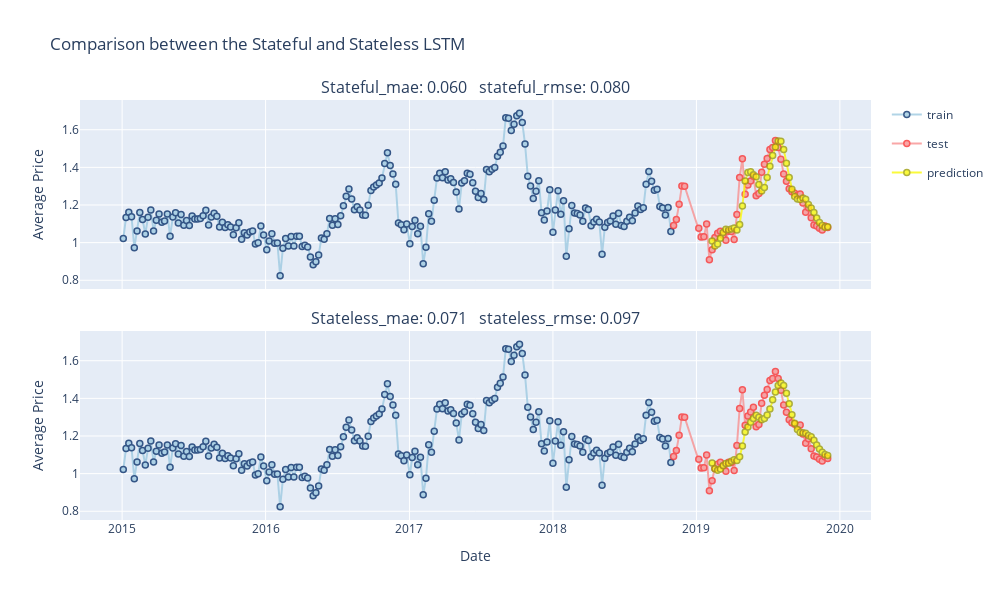

Here is the notebook cell this chart was saved with:
### Markdown cell above
#### Plot the comparison between the Stateful and Stateless LSTM with prediction from test

### Code cell
from plotly.subplots import make_subplots
import plotly.graph_objects as go

fig = make_subplots(rows=2, cols=1,shared_xaxes=True,vertical_spacing=0.1,subplot_titles=('Stateful_mae: {mae_value:.3f} \n stateful_rmse: {rmse_value:.3f}'.format(mae_value=stateful_from_test_data_mae,rmse_value=stateful_from_test_data_rmse), 
                                                   'Stateless_mae: {mae_value:.3f} \n stateless_rmse: {rmse_value:.3f}'.format(mae_value=stateless_results_from_test_data_df_mae,rmse_value=stateless_results_from_test_data_df_rmse)))







import plotly.graph_objects as go


fig.append_trace(go.Scatter(
    x=stateful_prediction_from_test_data_df.index,y=stateful_prediction_from_test_data_df['train'],
                   name='train',legendgroup='train',mode='lines+markers',marker=dict(
                                 color='rgb(158,202,225)',
                                 line=dict(
                                 color='rgb(8,48,107)',
                                 width=1.5)),
                                opacity=0.8), row=1, col=1)

fig.append_trace(go.Scatter(
    x=stateful_prediction_from_test_data_df.index,y=stateful_prediction_from_test_data_df['test'],
                   name='test',legendgroup='test',mode='lines+markers',marker=dict(
                                 color='rgb(248,146,146)',
                                 line=dict(
                                 color='rgb(249,52,52)',
                                 width=1.5)),
                                opacity=0.8), row=1, col=1)

fig.append_trace(go.Scatter(
    x=stateful_prediction_from_test_data_df.index,y=stateful_prediction_from_test_data_df['prediction'],
                   name='prediction',legendgroup='prediction',mode='lines+markers',marker=dict(
                                 color='rgb(249,249,11)',
                                 line=dict(
                                 color='rgb(158,158,14)',
                                 width=1.5)),
                                opacity=0.8,
                            hovertext=stateful_prediction_from_test_data_df.index), row=1, col=1)


fig.append_trace(go.Scatter(
    x=stateless_results_from_test_data_df.index,y=stateless_results_from_test_data_df['train'],
                   name='train',showlegend=False, mode='lines+markers',marker=dict(
                                 color='rgb(158,202,225)',
                                 line=dict(
                                 color='rgb(8,48,107)',
                                 width=1.5)),
                                opacity=0.8), row=2, col=1)

fig.append_trace(go.Scatter(
    x=stateless_results_from_test_data_df.index,y=stateless_results_from_test_data_df['test'],
                   name='test',showlegend=False, mode='lines+markers',marker=dict(
                                 color='rgb(248,146,146)',
                                 line=dict(
                                 color='rgb(249,52,52)',
                                 width=1.5)),
                                opacity=0.8), row=2, col=1)


fig.append_trace(go.Scatter(
    x=stateless_results_from_test_data_df.index,y=stateless_results_from_test_data_df['prediction'],
                   name='prediction',showlegend=False, mode='lines+markers',marker=dict(
                                 color='rgb(249,249,11)',
                                 line=dict(
                                 color='rgb(158,158,14)',
                                 width=1.5)),
                                opacity=0.8,
                            hovertext=stateless_results_from_test_data_df.index), row=2, col=1)





# Update xaxis properties
# fig.update_xaxes(title_text="Date", row=1, col=1)
fig.update_xaxes(title_text="Date", row=2, col=1)


# Update yaxis properties
fig.update_yaxes(title_text="Average Price", row=1, col=1)
fig.update_yaxes(title_text="Average Price",  row=2, col=1)



fig.update_layout(height=600, width=1000, title_text="Comparison between the Stateful and Stateless LSTM",
                  
                  )





try:
    fig.show()
except:
    fig.show('svg')
# fig.show(renderer="colab")

### Figure 1 — Plotly figure (JSON) as saved in the notebook; plotly's stock layout.template omitted (floating-point values rounded to 4 significant figures; data arrays with more than 128 entries replaced by an {"elided": "..."} marker saying what was removed)
{"data": [{"legendgroup": "train", "marker": {"color": "rgb(158,202,225)", "line": {"color": "rgb(8,48,107)", "width": 1.5}}, "mode": "lines+markers", "name": "train", "opacity": 0.8, "type": "scatter", "x": {"elided": "253 str values"}, "xaxis": "x", "y": {"elided": "253 float values"}, "yaxis": "y"}, {"legendgroup": "test", "marker": {"color": "rgb(248,146,146)", "line": {"color": "rgb(249,52,52)", "width": 1.5}}, "mode": "lines+markers", "name": "test", "opacity": 0.8, "type": "scatter", "x": {"elided": "253 str values"}, "xaxis": "x", "y": {"elided": "253 float values"}, "yaxis": "y"}, {"hovertext": {"elided": "253 str values"}, "legendgroup": "prediction", "marker": {"color": "rgb(249,249,11)", "line": {"color": "rgb(158,158,14)", "width": 1.5}}, "mode": "lines+markers", "name": "prediction", "opacity": 0.8, "type": "scatter", "x": {"elided": "253 str values"}, "xaxis": "x", "y": {"elided": "253 float values"}, "yaxis": "y"}, {"marker": {"color": "rgb(158,202,225)", "line": {"color": "rgb(8,48,107)", "width": 1.5}}, "mode": "lines+markers", "name": "train", "opacity": 0.8, "showlegend": false, "type": "scatter", "x": {"elided": "253 str values"}, "xaxis": "x2", "y": {"elided": "253 float values"}, "yaxis": "y2"}, {"marker": {"color": "rgb(248,146,146)", "line": {"color": "rgb(249,52,52)", "width": 1.5}}, "mode": "lines+markers", "name": "test", "opacity": 0.8, "showlegend": false, "type": "scatter", "x": {"elided": "253 str values"}, "xaxis": "x2", "y": {"elided": "253 float values"}, "yaxis": "y2"}, {"hovertext": {"elided": "253 str values"}, "marker": {"color": "rgb(249,249,11)", "line": {"color": "rgb(158,158,14)", "width": 1.5}}, "mode": "lines+markers", "name": "prediction", "opacity": 0.8, "showlegend": false, "type": "scatter", "x": {"elided": "253 str values"}, "xaxis": "x2", "y": {"elided": "253 float values"}, "yaxis": "y2"}], "layout": {"annotations": [{"font": {"size": 16}, "showarrow": false, "text": "Stateful_mae: 0.060 \n stateful_rmse: 0.080", "x": 0.5, "xanchor": "center", "xref": "paper", "y": 1, "yanchor": "bottom", "yref": "paper"}, {"font": {"size": 16}, "showarrow": false, "text": "Stateless_mae: 0.071 \n stateless_rmse: 0.097", "x": 0.5, "xanchor": "center", "xref": "paper", "y": 0.45, "yanchor": "bottom", "yref": "paper"}], "height": 600, "title": {"text": "Comparison between the Stateful and Stateless LSTM"}, "width": 1000, "xaxis": {"anchor": "y", "domain": [0, 1], "matches": "x2", "showticklabels": false}, "xaxis2": {"anchor": "y2", "domain": [0, 1], "title": {"text": "Date"}}, "yaxis": {"anchor": "x", "domain": [0.55, 1], "title": {"text": "Average Price"}}, "yaxis2": {"anchor": "x2", "domain": [0, 0.45], "title": {"text": "Average Price"}}}}
